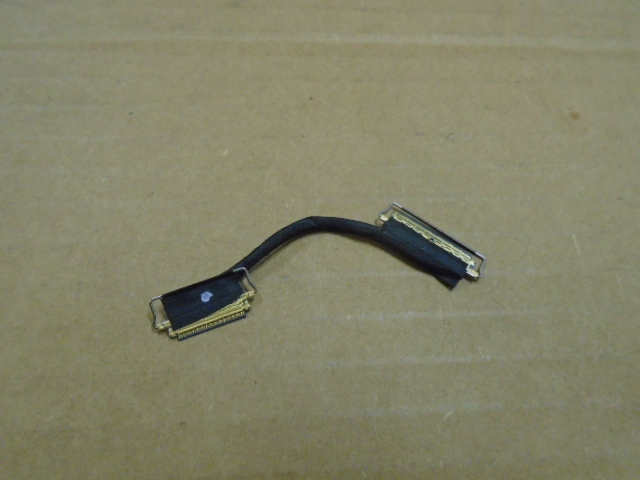
#> input picture images/Cable and Wire5.jpg, 640 x 480 px, found by its file name
$ jupyter execute --allow-errors 'Segmentation Background-Foreground.ipynb'
#> lines starting #> are read from the running program, lines starting #| are printed output that depends on the picture; after the words box and inside, x2 and y2 are one past the last pixel; in counts of white or black regions, pixels touching at a corner belong together
### u2net/u2net.py
import torch
import torch.nn as nn
import torch.nn.functional as F

class REBNCONV(nn.Module):
    def __init__(self,in_ch=3,out_ch=3,dirate=1):
        super(REBNCONV,self).__init__()

        self.conv_s1 = nn.Conv2d(in_ch,out_ch,3,padding=1*dirate,dilation=1*dirate)
        self.bn_s1 = nn.BatchNorm2d(out_ch)
        self.relu_s1 = nn.ReLU(inplace=True)

    # [13 lines left out: functions forward, _upsample_like, not called in this run]


### RSU-7 ###
class RSU7(nn.Module):#UNet07DRES(nn.Module):

    def __init__(self, in_ch=3, mid_ch=12, out_ch=3):
        super(RSU7,self).__init__()

        self.rebnconvin = REBNCONV(in_ch,out_ch,dirate=1)

        self.rebnconv1 = REBNCONV(out_ch,mid_ch,dirate=1)
        self.pool1 = nn.MaxPool2d(2,stride=2,ceil_mode=True)

        self.rebnconv2 = REBNCONV(mid_ch,mid_ch,dirate=1)
        self.pool2 = nn.MaxPool2d(2,stride=2,ceil_mode=True)

        self.rebnconv3 = REBNCONV(mid_ch,mid_ch,dirate=1)
        self.pool3 = nn.MaxPool2d(2,stride=2,ceil_mode=True)

        self.rebnconv4 = REBNCONV(mid_ch,mid_ch,dirate=1)
        self.pool4 = nn.MaxPool2d(2,stride=2,ceil_mode=True)

        self.rebnconv5 = REBNCONV(mid_ch,mid_ch,dirate=1)
        self.pool5 = nn.MaxPool2d(2,stride=2,ceil_mode=True)

        self.rebnconv6 = REBNCONV(mid_ch,mid_ch,dirate=1)

        self.rebnconv7 = REBNCONV(mid_ch,mid_ch,dirate=2)

        self.rebnconv6d = REBNCONV(mid_ch*2,mid_ch,dirate=1)
        self.rebnconv5d = REBNCONV(mid_ch*2,mid_ch,dirate=1)
        self.rebnconv4d = REBNCONV(mid_ch*2,mid_ch,dirate=1)
        self.rebnconv3d = REBNCONV(mid_ch*2,mid_ch,dirate=1)
        self.rebnconv2d = REBNCONV(mid_ch*2,mid_ch,dirate=1)
        self.rebnconv1d = REBNCONV(mid_ch*2,out_ch,dirate=1)

    # [42 lines left out: function forward, not called in this run]

### RSU-6 ###
class RSU6(nn.Module):#UNet06DRES(nn.Module):

    # [65 lines left out: functions __init__, forward, not called in this run]

### RSU-5 ###
class RSU5(nn.Module):#UNet05DRES(nn.Module):

    # [54 lines left out: functions __init__, forward, not called in this run]

### RSU-4 ###
class RSU4(nn.Module):#UNet04DRES(nn.Module):

    # [44 lines left out: functions __init__, forward, not called in this run]

### RSU-4F ###
class RSU4F(nn.Module):#UNet04FRES(nn.Module):

    # [32 lines left out: functions __init__, forward, not called in this run]


##### U^2-Net ####
class U2NET(nn.Module):

    def __init__(self,in_ch=3,out_ch=1):
        super(U2NET,self).__init__()

        self.stage1 = RSU7(in_ch,32,64)
        self.pool12 = nn.MaxPool2d(2,stride=2,ceil_mode=True)

        self.stage2 = RSU6(64,32,128)
        self.pool23 = nn.MaxPool2d(2,stride=2,ceil_mode=True)

        self.stage3 = RSU5(128,64,256)
        self.pool34 = nn.MaxPool2d(2,stride=2,ceil_mode=True)

        self.stage4 = RSU4(256,128,512)
        self.pool45 = nn.MaxPool2d(2,stride=2,ceil_mode=True)

        self.stage5 = RSU4F(512,256,512)
        self.pool56 = nn.MaxPool2d(2,stride=2,ceil_mode=True)

        self.stage6 = RSU4F(512,256,512)

        # decoder
        self.stage5d = RSU4F(1024,256,512)
        self.stage4d = RSU4(1024,128,256)
        self.stage3d = RSU5(512,64,128)
        self.stage2d = RSU6(256,32,64)
        self.stage1d = RSU7(128,16,64)

        self.side1 = nn.Conv2d(64,out_ch,3,padding=1)
        self.side2 = nn.Conv2d(64,out_ch,3,padding=1)
        self.side3 = nn.Conv2d(128,out_ch,3,padding=1)
        self.side4 = nn.Conv2d(256,out_ch,3,padding=1)
        self.side5 = nn.Conv2d(512,out_ch,3,padding=1)
        self.side6 = nn.Conv2d(512,out_ch,3,padding=1)

        self.outconv = nn.Conv2d(6*out_ch,out_ch,1)

    # [65 lines left out: function forward, not called in this run]

### U^2-Net small ###
class U2NETP(nn.Module):

    # [101 lines left out: functions __init__, forward, not called in this run]

### Segmentation Background-Foreground.ipynb
[cell 1]
import numpy as np
import matplotlib.pyplot as plt
import imageio
from PIL import Image
from skimage import feature, io, transform
import cv2

from collections import deque

from io import BytesIO

import torch
import torch.nn as nn
import torch.optim as optim
from torch.autograd import Variable
import uuid
import os

# Method 1 - Region Growing Segmentation

## Getting the corners of the objects in the image

[cell 2]
img_path = './waste_images/Cable and Wire5.JPG'

[cell 3]
img_input = Image.open(img_path)
#> img_input is the input picture: PIL image 640x480 RGB; mean R, G, B 131.8, 130.9, 104.6

[cell 4]
plt.imshow(img_input)

[cell 5]
img = cv2.imread(img_path)
gray_img = cv2.cvtColor(img,cv2.COLOR_BGR2GRAY) # convert to grayscale
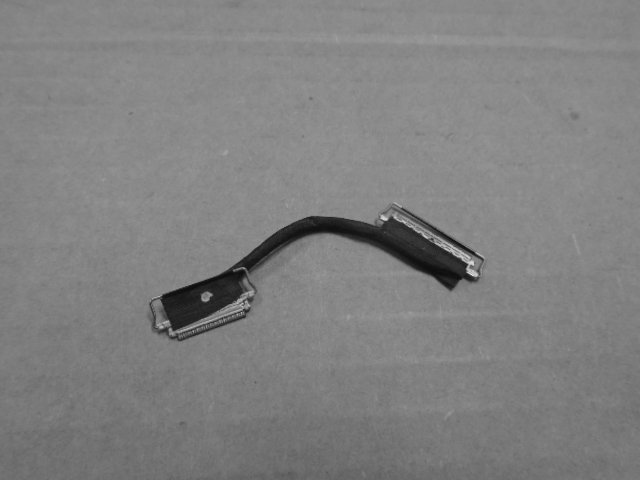
#> gray_img: shape (480, 640); min 11, max 237, mean 128.2

[cell 6]
corners = cv2.goodFeaturesToTrack(gray_img, 50, 0.01, 10, useHarrisDetector=True, k=0.04)
#> corners = 32 rows, first 8: [467, 264], [386, 219], [477, 275], [168, 321], [211, 294], [246, 301], [451, 252], [173, 330]
corners = np.int0(corners)

# we iterate through each corner,
# making a circle at each point that we think is a corner.
for i in corners:
    x, y = i.ravel()
    cv2.circle(img, (x, y), 3, 255, -1)
#> this loop made 32 passes
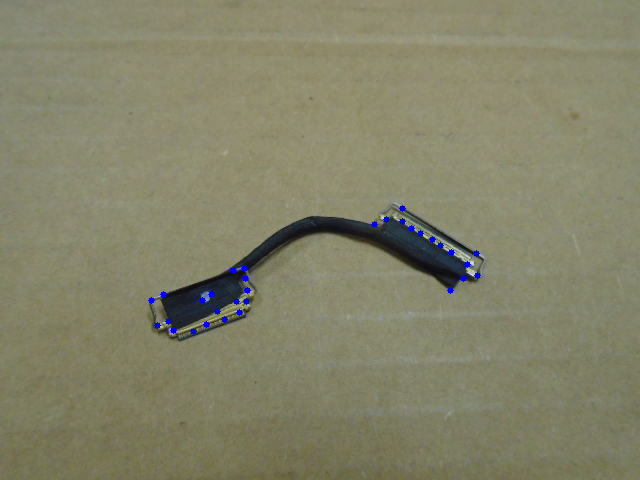
#> img: shape (480, 640, 3); mean B, G, R 105.1, 130.6, 131.5

plt.imshow(img), plt.show()

[cell 7]
img.shape

[cell 8]
# Converting the corners to a list

corners_tuple = tuple([tuple(row) for row in corners])
#> corners_tuple = 32 items, first 6: ([467, 264],), ([386, 219],), ([477, 275],), ([168, 321],), ([211, 294],), ([246, 301],)
corners_list = []

for element in corners_tuple:
    #print(tuple(element[0])[0])

    # Getting only the points within the image dimensions
    if (tuple(element[0])[0] <= img.shape[0]) & (tuple(element[0])[1] <= img.shape[1]):
        corners_list.append(tuple(element[0]))
#> this loop made 32 passes
#> after the loop, corners_list = 32 pairs, first value 151 to 477, second value 208 to 331

[cell 9]
corners_list
#> Out has the same summary as corners_list

## Applying Region Growing Segmentation

[cell 10]
# Calculate the difference between the pixel value of the seed point and its field
def getGrayDiff(gray, current_seed, tmp_seed):
    return abs(int(gray[current_seed[0], current_seed[1]]) - int(gray[tmp_seed[0], tmp_seed[1]]))

# Region growing algorithm
def regional_growth(gray, seeds):
    # Eight fields
    connects = [(-1, -1), (0, -1), (1, -1), (1, 0), \
                (1, 1), (0, 1), (-1, 1), (-1, 0)]
    seedMark = np.zeros((gray.shape))
    height, width = gray.shape
    threshold = 6
    seedque = deque()
    label = 255
    seedque.extend(seeds)

    while seedque :
        # Queues are first in first out . So delete it from the left
        current_seed = seedque.popleft()
        seedMark[current_seed[0], current_seed[1]] = label
        for i in range(8) :
            tmpX = current_seed[0] + connects[i][0]
            tmpY = current_seed[1] + connects[i][1]
            # Dealing with border situations
            if tmpX < 0 or tmpY < 0 or tmpX >= height or tmpY >= width :
                continue

            grayDiff = getGrayDiff(gray, current_seed, (tmpX, tmpY))
            if grayDiff < threshold and seedMark[tmpX, tmpY] != label :
                seedque.append((tmpX, tmpY))
                seedMark[tmpX, tmpY] = label
    return seedMark

[cell 11]
seeds = corners_list.copy()
#> seeds has the same summary as corners_list

[cell 12]
seedMark = np.uint8(regional_growth(cv2.cvtColor(img, cv2.COLOR_BGR2GRAY), seeds))
#> the loop in regional_growth, `while seedque :` made 299181 passes
#> after the loop in regional_growth, `while seedque :`:
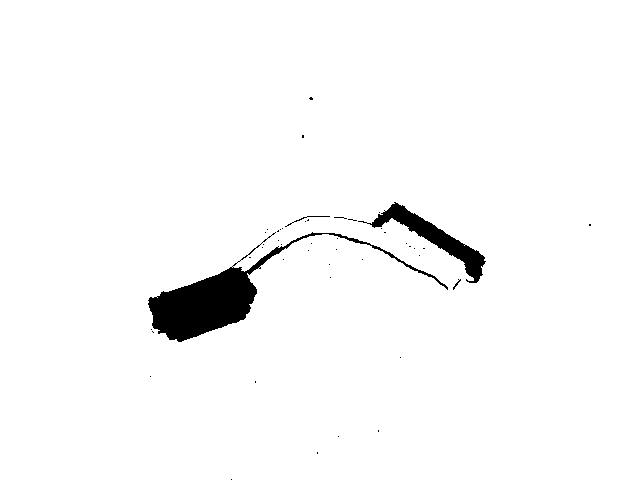
#> seedMark: shape (480, 640) float64; 97.4% white; 46 black regions (42 under 20 px), largest, box (x1, y1, x2, y2) and area: (148, 232, 448, 342) 5763, (358, 202, 486, 283) 2093, (285, 216, 330, 227) 51, (453, 279, 461, 290) 22

[cell 13]
seedMark

[cell 14]
plt.imshow(seedMark, cmap='gray')

[cell 15]
background = np.zeros(seedMark.shape)
bin_mask = np.where(seedMark, 255, background).astype(np.uint8)

[cell 16]
plt.imshow(bin_mask)

[cell 17]
def make_transparent_foreground(pic, mask):
    # split the image into channels
    b, g, r = cv2.split(np.array(pic).astype('uint8'))
    # add an alpha channel with and fill all with transparent pixels (max 255)
    a = np.ones(mask.shape, dtype='uint8') * 255
    # merge the alpha channel back
    alpha_im = cv2.merge([b, g, r, a], 4)
    # create a transparent background
    bg = np.zeros(alpha_im.shape)
    # setup the new mask
    new_mask = np.stack([mask, mask, mask, mask], axis=2)
    # copy only the foreground color pixels from the original image where mask is set
    foreground = np.where(new_mask, alpha_im, bg).astype(np.uint8)

    return foreground

[cell 18]
#Image.open('./waste_images/Cable and Wire5.JPG')

[cell 19]
mask2 = np.where((bin_mask == 0),0,1).astype('uint8')
#mask2 = np.where((bin_mask != 0),0,1).astype('uint8')
#mask2 = np.where((bin_mask > 200),0,1).astype('uint8')

[cell 20]
foreground = make_transparent_foreground(Image.open('./waste_images/Cable and Wire5.JPG'), bin_mask)
#> in make_transparent_foreground, `b, g, r = cv2.split(np.array(pic).astype('uint8'))`:
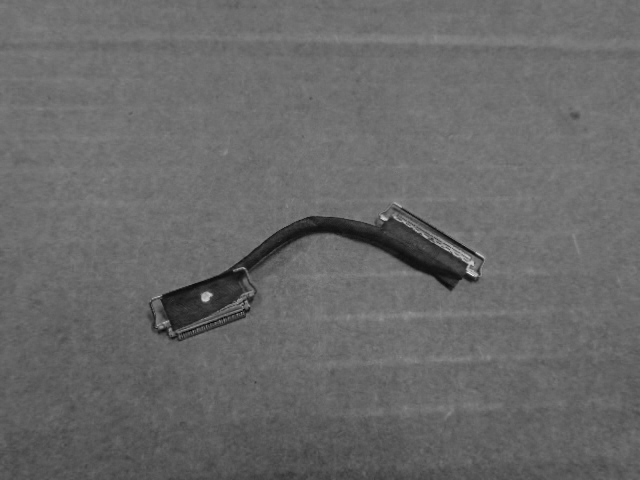
#> r: shape (480, 640); min 2, max 241, mean 104.6
#> in make_transparent_foreground, `foreground = np.where(new_mask, alpha_im, bg).astype(np.uint8)`:
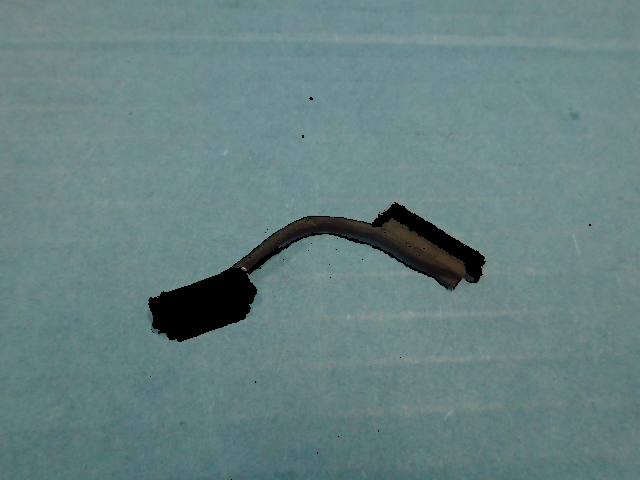
#> foreground: shape (480, 640, 4); mean of channels 0, 1, 2, 3 129.8, 128.7, 102.7, 248.3; drawn as B, G, R

[cell 21]
plt.imshow(foreground)

[cell 22]
plt.imshow(mask2, cmap='gray')

[cell 23]
seg_img = img_input*mask2[:,:,np.newaxis]
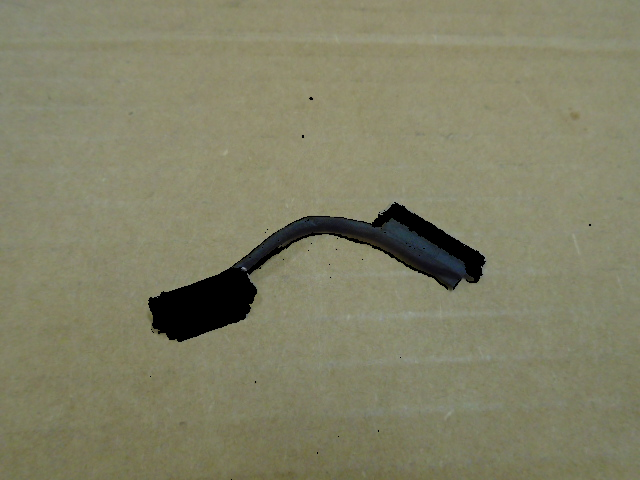
#> seg_img: shape (480, 640, 3); mean R, G, B 129.8, 128.7, 102.7

[cell 24]
plt.imshow(seg_img)

# Method 2 - HSV Threshold

[cell 25]
# The idea is to first apply an HSV threshold filter for the binary thresholding.
# The mask generated by the binary threholding is then used to mask the input image.

[cell 26]
frame = cv2.imread(img_path)

[cell 27]
plt.imshow(frame)

[cell 28]
# HSV thresholding to get rid of as much background as possible
hsv = cv2.cvtColor(frame, cv2.COLOR_BGR2HSV)
#> hsv: shape (480, 640, 3); mean H, S, V 30.9, 55.2, 132.7
lower_blue = np.array([0, 0, 120])
upper_blue = np.array([180, 38, 255])
mask = cv2.inRange(hsv, lower_blue, upper_blue)
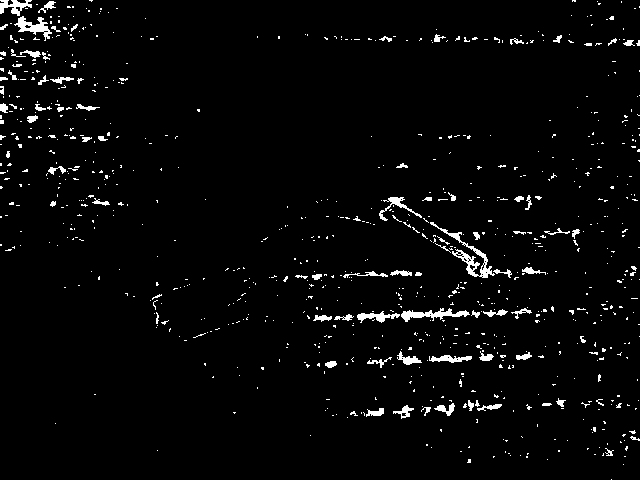
#> mask: shape (480, 640); 2.9% white; 854 white regions (772 under 20 px), largest, box (x1, y1, x2, y2) and area: (430, 222, 495, 278) 588, (401, 308, 470, 322) 401, (14, 16, 52, 41) 361
result = cv2.bitwise_and(frame, frame, mask=mask)
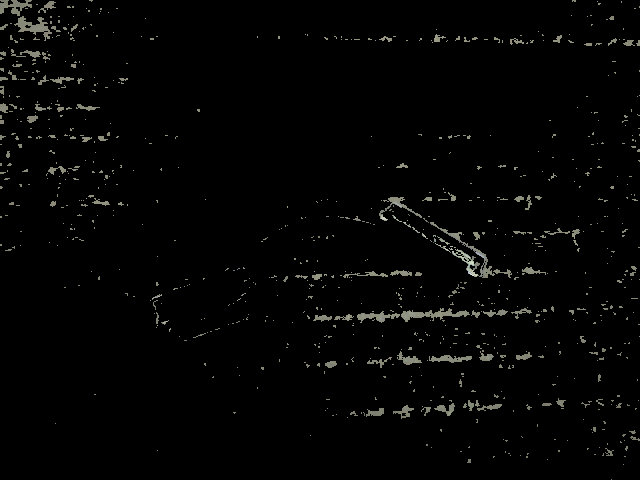
#> result: shape (480, 640, 3); mean B, G, R 3.5, 4.1, 4
b, g, r = cv2.split(result)
filter = g.copy()

[cell 29]
# Binary thresholding to generate a mask image of the body.
ret, mask = cv2.threshold(filter, 10, 255, 1)

[cell 30]
# Masking input image by mask image
frame[mask == 0] = 255
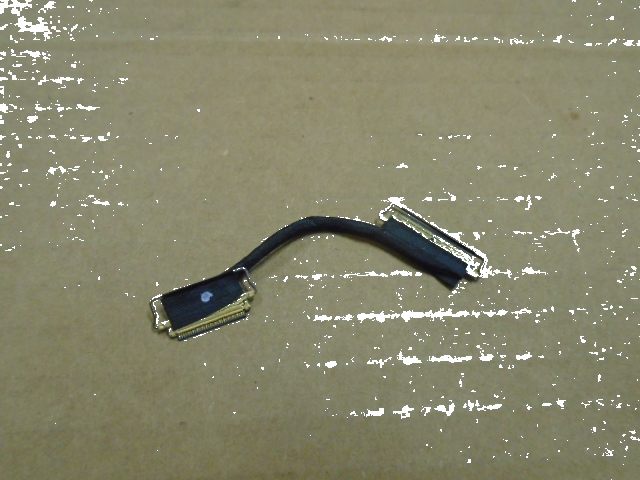
#> frame: shape (480, 640, 3); mean B, G, R 108.5, 134.3, 135.3

[cell 31]
plt.imshow(frame)

# Method 3 - U2NET

[cell 32]
from u2net import U2NETP
from u2net import U2NET

[cell 33]
def find_string_between(s, start, end):
    return (s.split(start))[1].split(end)[0]

[cell 34]
# [92 lines left out: functions save_output, removeBg, not called in this run]

[cell 35]
inputs_dir = '.\waste_images\\train\\Cable and Wire'
results_dir = '.\waste_images\\train_segmented\\Cable and Wire'
masks_dir = '.\waste_images\\masks'

[cell 36]
currentDir = os.getcwd()
currentDir

[cell 37]
'.\\waste_images\\train\\Cable and Wire\\Cable and Wire5.JPG'.rsplit('\\', 1)[1].replace('.JPG','')

[cell 38]
# ------- Load Trained Model --------
print("---Loading Model---")
model_name = 'u2net'
model_dir = os.path.join(currentDir, 'saved_models',
                         model_name, model_name + '.pth')
#> (the rest of this cell did not finish here and is left out)

if torch.cuda.is_available():
    net.load_state_dict(torch.load(model_dir))
    net.cuda()
else:
    net.load_state_dict(torch.load(model_dir, map_location='cpu'))
# ------- Load Trained Model --------
print("---Removing Background...")
# ------- Call The removeBg Function --------
imgPath = '.\\waste_images\\train\\Cable and Wire\\Cable and Wire5.JPG'  # Change this to your image path
print(removeBg(imgPath, inputs_dir, results_dir, masks_dir))
#end

[cell 39]
#Image.open('./waste_images/train_segmented/Cable and Wire/Cable and Wire5_segmented.png')

[cell 40]
img_orig = cv2.imread('./waste_images/train/Cable and Wire/Cable and Wire5.JPG')
img_orig

[cell 41]
img_new = cv2.imread('./waste_images/train_segmented/Cable and Wire/Cable and Wire5_segmented.JPG')
img_new

#> (a cell that did not finish here is left out)

# Applying Method 3 to all images

## Train

[cell 43]
def listdirs(path):
    return [path+'\\'+d for d in os.listdir(path) if os.path.isdir(os.path.join(path, d))]

[cell 44]
path = '.\waste_images\\train'

#> (a cell that did not finish here is left out)

dirs

[cell 46]
currentDir

[cell 47]
masks_dir = '.\waste_images\\masks'
root_results_dir = '.\waste_images\\train_segmented\\'
model_name = 'u2net'
model_dir = os.path.join(currentDir, 'saved_models', model_name, model_name + '.pth')

#> (the rest of this cell did not finish here and is left out)

if torch.cuda.is_available():
    net.load_state_dict(torch.load(model_dir))
    net.cuda()
else:
    net.load_state_dict(torch.load(model_dir, map_location='cpu'))

for directory in dirs:

    inputs_dir = directory
    results_dir = root_results_dir + directory.rsplit('\\', 1)[1]
    #print(inputs_dir, results_dir)

    for filename in os.listdir(directory):
        f = os.path.join(directory, filename)

        print("---Removing Background...", filename)
        imgPath = f  # Change this to your image path
        #print(imgPath, inputs_dir, results_dir, masks_dir)
        print(removeBg(imgPath, inputs_dir, results_dir, masks_dir))

    results_dir = ""

## Test

[cell 48]
def listdirs(path):
    return [path+'\\'+d for d in os.listdir(path) if os.path.isdir(os.path.join(path, d))]

[cell 49]
path = '.\waste_images\\test'

#> (a cell that did not finish here is left out)

dirs

[cell 51]
currentDir

[cell 52]
masks_dir = '.\waste_images\\masks'
root_results_dir = '.\waste_images\\test_segmented\\'
model_name = 'u2net'
model_dir = os.path.join(currentDir, 'saved_models', model_name, model_name + '.pth')

#> (the rest of this cell did not finish here and is left out)

$ run again, with images/Cable and Wire17.jpg copied over images/Cable and Wire5.jpg
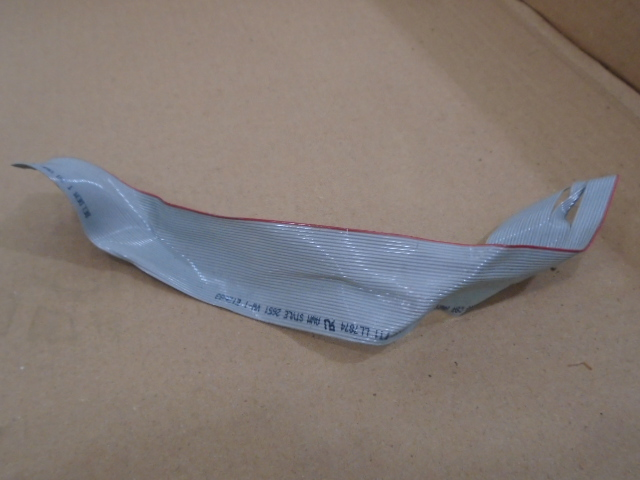
#> input picture images/Cable and Wire17.jpg, 640 x 480 px, found by its file name
#> img_input is the input picture: PIL image 640x480 RGB; mean R, G, B 131.4, 121.7, 116.8
#> corners = 50 rows, first 8: [324, 320], [334, 330], [376, 334], [464, 280], [347, 230], [572, 203], [307, 321], [342, 324]
#> the loop `for i in corners:` made 50 passes
#> corners_tuple = 50 items, first 6: ([324, 320],), ([334, 330],), ([376, 334],), ([464, 280],), ([347, 230],), ([572, 203],)
#> the loop `for element in corners_tuple:` made 50 passes
#> after the loop `for element in corners_tuple:`: corners_list = 43 pairs, first value 13 to 473, second value 165 to 375
#> `corners_list`: Out has the same summary as corners_list
#> seeds has the same summary as corners_list
#> the loop in regional_growth, `while seedque :` made 299604 passes
#> after the loop in regional_growth, `while seedque :`:
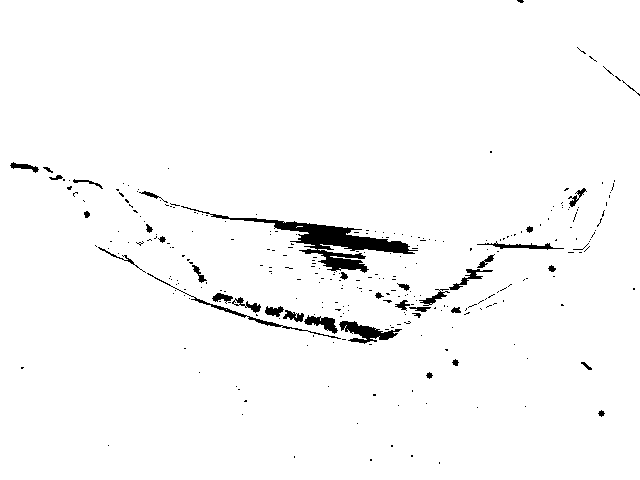
#> seedMark: shape (480, 640) float64; 97.5% white; 297 black regions (260 under 20 px), largest, box (x1, y1, x2, y2) and area: (181, 206, 418, 273) 2946, (339, 321, 402, 344) 627, (147, 273, 341, 339) 411
#> hsv: shape (480, 640, 3); mean H, S, V 27.7, 49, 137.2
#> `frame[mask == 0] = 255`:
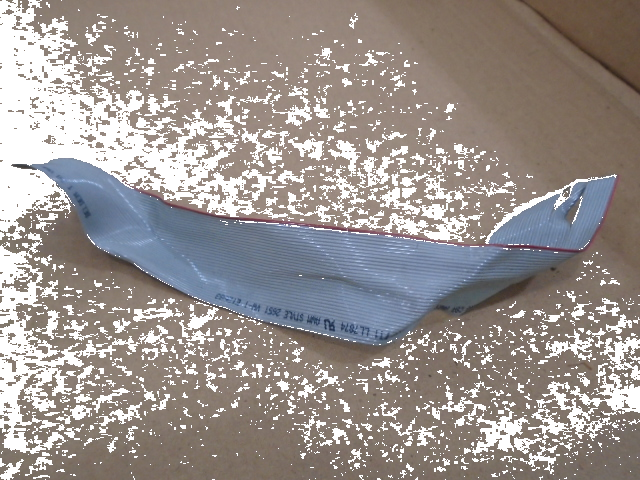
#> frame: shape (480, 640, 3); mean B, G, R 144.3, 147.7, 155.1
